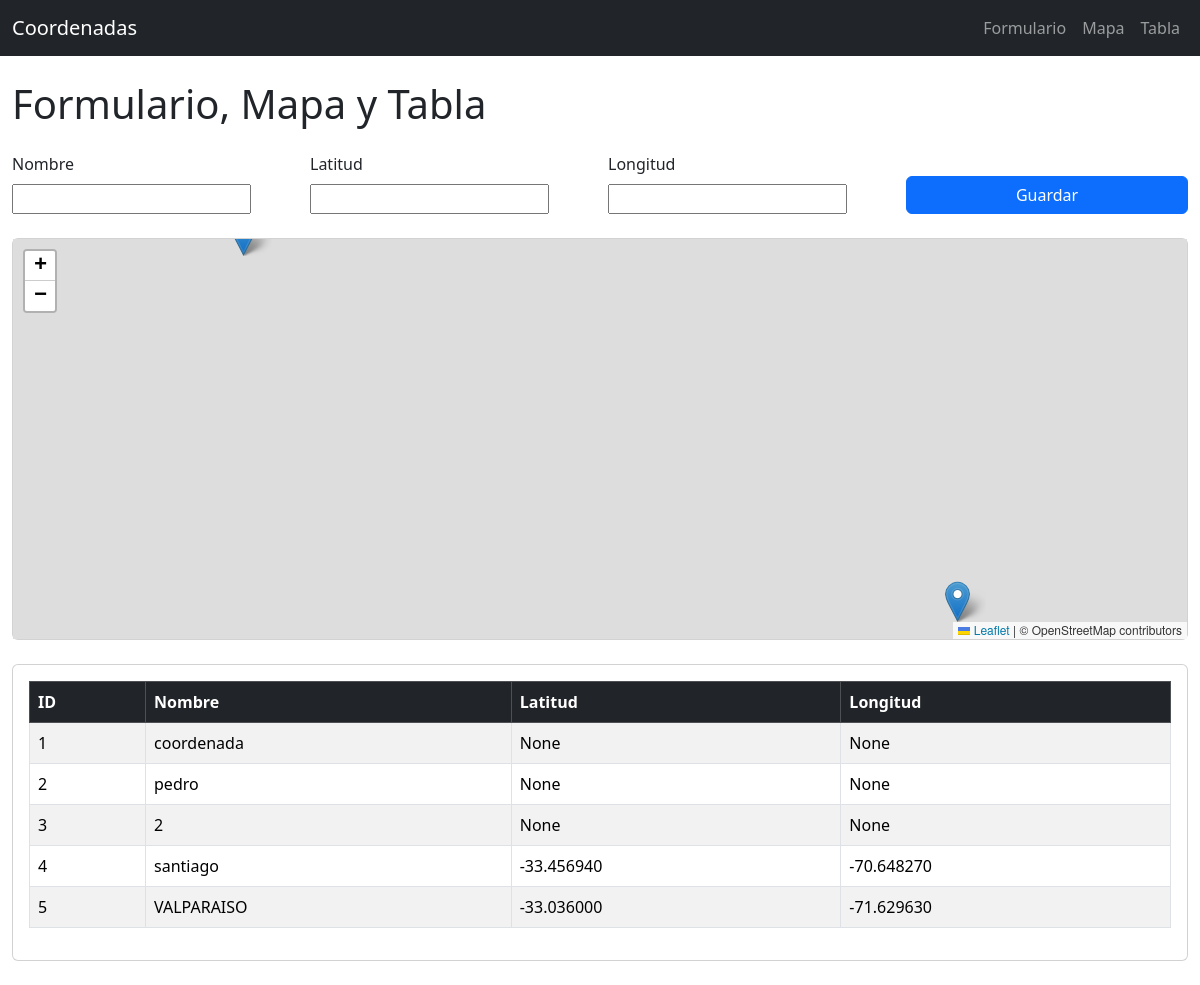
The app's page /, older data.
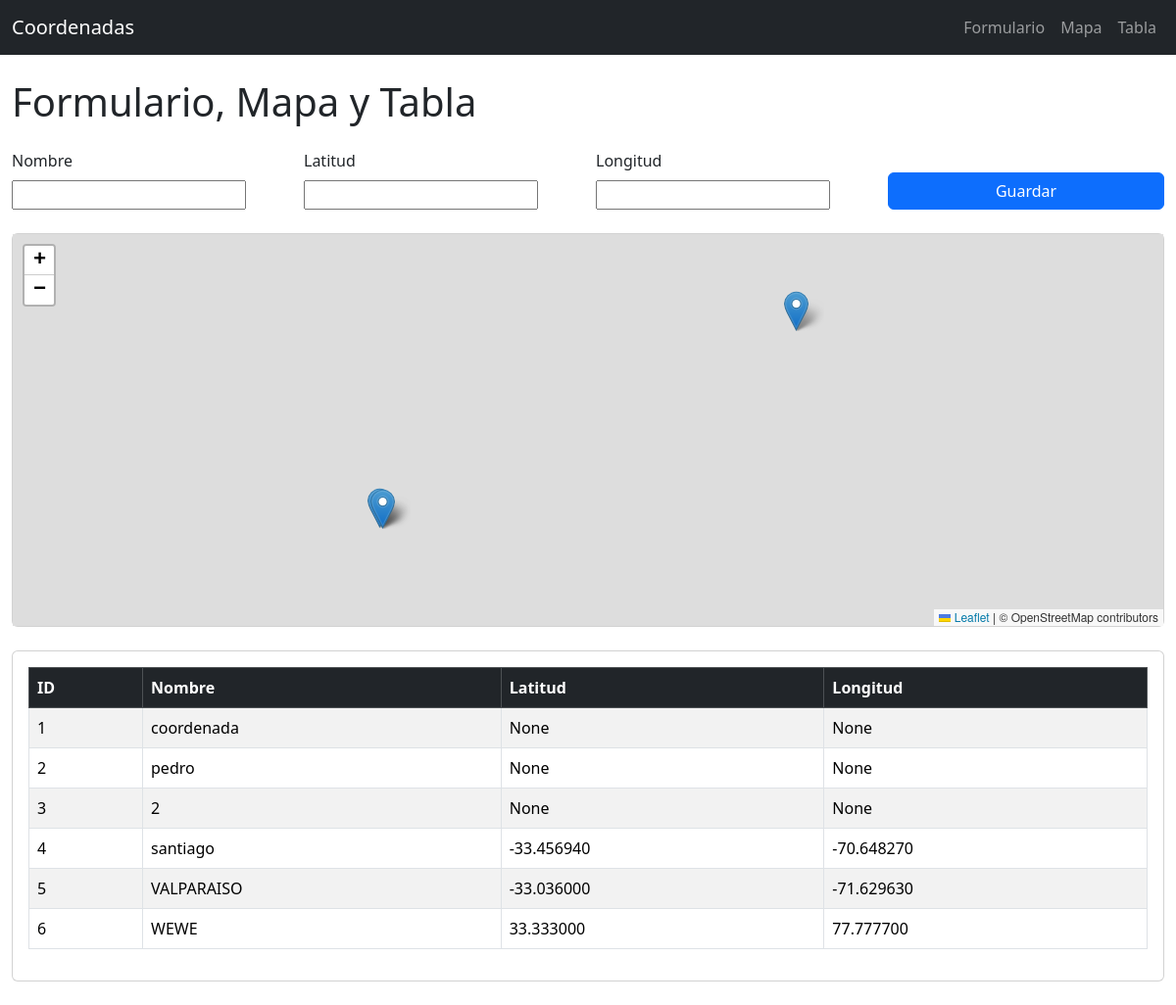
The same page, newer data.
### datos/models.py (models this page shows, shortened)
class Registro(models.Model):
    nombre = models.CharField(max_length=100)
    latitud = models.DecimalField(max_digits=9, decimal_places=6, null=True, blank=True)
    longitud = models.DecimalField(max_digits=9, decimal_places=6, null=True, blank=True)

### datos/views.py (the view)
# urls.py: path('', home, name='home'),
def home(request):
    if request.method == "POST":
        form = RegistroForm(request.POST)
        if form.is_valid():
            form.save()
            return redirect('home')
    else:
        form = RegistroForm()
    registros = Registro.objects.all()
    return render(request, 'home.html', {'form': form, 'registros': registros})

### datos/forms.py
class RegistroForm(forms.ModelForm):
    class Meta:
        model = Registro
        fields = ['nombre', 'latitud', 'longitud']
        widgets = {
            'latitud': forms.NumberInput(attrs={'step': 'any'}),
            'longitud': forms.NumberInput(attrs={'step': 'any'}),
        }

### datos/templates/home.html (shortened to what this page needs)
<!DOCTYPE html>
<html>
<head>
    <link href="https://cdn.jsdelivr.net/npm/bootstrap@5.3.2/dist/css/bootstrap.min.css" rel="stylesheet">
    <link rel="stylesheet" href="https://unpkg.com/leaflet/dist/leaflet.css" />
</head>
<body class="container-fluid p-0">
    <nav class="navbar navbar-expand-lg navbar-dark bg-dark sticky-top">
        <div class="container-fluid">
            <a class="navbar-brand" href="#">Coordenadas</a>
            <div class="collapse navbar-collapse" id="navbarNav">
                <ul class="navbar-nav ms-auto">
                    <li class="nav-item"><a class="nav-link" href="#formulario">Formulario</a></li>
                    <li class="nav-item"><a class="nav-link" href="#mapa">Mapa</a></li>
                    <li class="nav-item"><a class="nav-link" href="#tabla">Tabla</a></li>
                </ul>
            </div>
        </div>
    </nav>
    <div class="container-fluid py-4">
        <h1 class="mb-4">Formulario, Mapa y Tabla</h1>
        <form id="formulario" method="post" class="row g-3 align-items-end mb-4">
            <div class="col-md-3">
                <label for="id_nombre" class="form-label">Nombre</label>
                {{ form.nombre }}
            </div>
            <div class="col-md-3">
                <label for="id_latitud" class="form-label">Latitud</label>
                {{ form.latitud }}
            </div>
            <div class="col-md-3">
                <label for="id_longitud" class="form-label">Longitud</label>
                {{ form.longitud }}
            </div>
            <div class="col-md-3">
                <button type="submit" class="btn btn-primary w-100">Guardar</button>
            </div>
        </form>
        <div id="mapa" class="card mb-4">
            <div class="card-body p-0">
                <div id="map"></div>
            </div>
        </div>
        <div id="tabla" class="card">
            <div class="card-body">
                <table class="table table-bordered table-striped">
                    <thead class="table-dark">
                        <tr>
                            <th>ID</th>
                            <th>Nombre</th>
                            <th>Latitud</th>
                            <th>Longitud</th>
                        </tr>
                    </thead>
                    <tbody>
                        {% for r in registros %}
                        <tr>
                            <td>{{ r.id }}</td>
                            <td>{{ r.nombre }}</td>
                            <td>{{ r.latitud }}</td>
                            <td>{{ r.longitud }}</td>
                        </tr>
                        {% endfor %}
                    </tbody>
                </table>
            </div>
        </div>
    </div>
</body>
</html>

Row changes from the older to the newer data that the page shows:
added Registro: id "6", nombre "WEWE", latitud "33.333000", longitud "77.777700"
